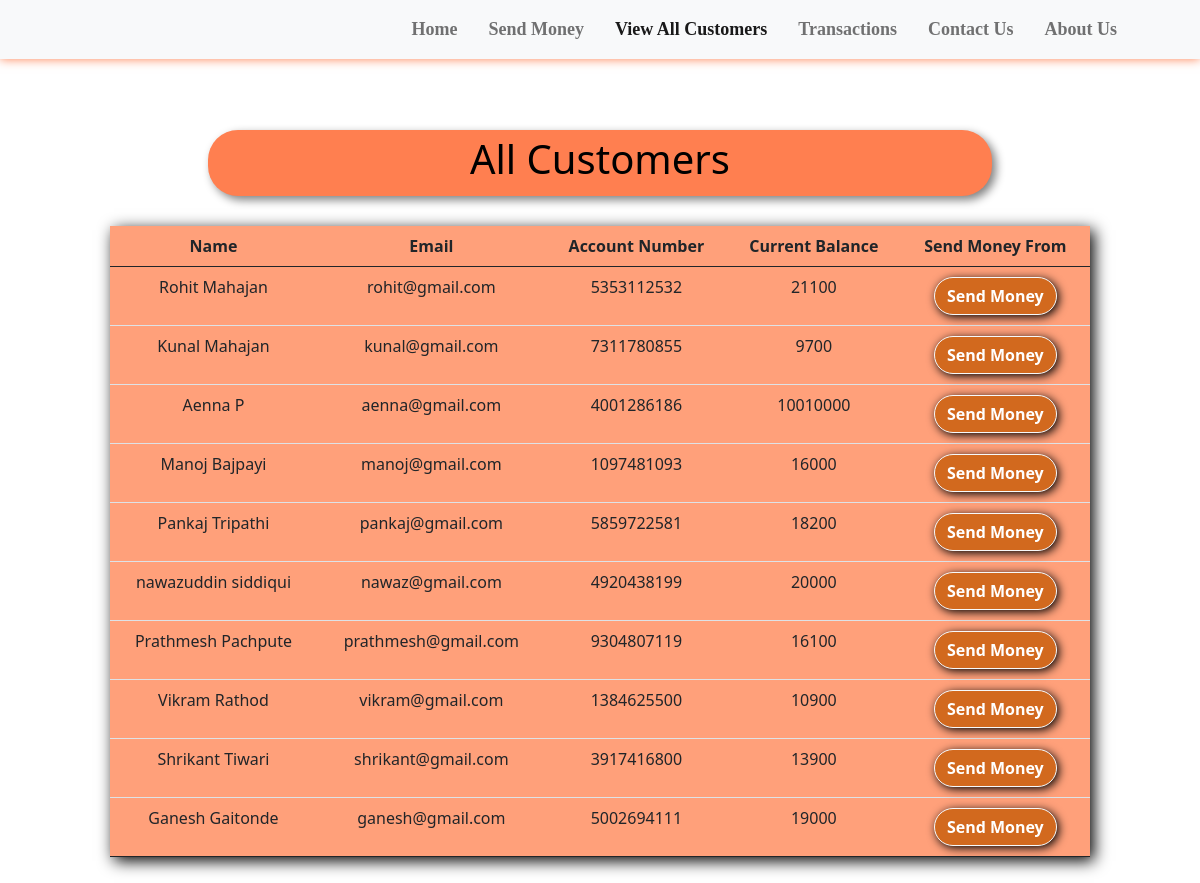
/all_cust.php, run on the app's committed database.
### tables this page shows
CREATE TABLE `users` (
  `sr` int(11) NOT NULL,
  `name` varchar(20) NOT NULL,
  `email` varchar(20) NOT NULL,
  `accno` varchar(10) NOT NULL,
  `blc` bigint(20) NOT NULL
);

### all_cust.php (the view, shortened to what this page needs)
<!doctype html>
<html lang="en">
<head>
    <link href="https://cdn.jsdelivr.net/npm/bootstrap@5.0.2/dist/css/bootstrap.min.css" rel="stylesheet"
>
    <link rel="stylesheet" href="https://cdnjs.cloudflare.com/ajax/libs/font-awesome/5.15.3/css/all.min.css"
 />
</head>
<body style="background-color:#FFFFFF;">
    <?php include 'spin.php'; ?>
    <nav class="navbar navbar-expand-lg navbar-light bg-light fixed fixed-top"
        style="font-family:candara; font-size:18px; box-shadow: 0px 0px 10px 0px coral;">
        <div class="container-fluid">
            <a href="index.php"><img src="statics\Sparks-logo.png" alt=""
                    style="height: 80px; margin-left:25px; margin-top:10px;"></a>
        </div>
        <div class="collapse navbar-collapse" id="navbarSupportedContent">
            <b>
                <ul class="navbar-nav ">
                    <li class="nav-item nav-links" style="margin-left:15px;">
                        <a class="nav-link text-nowrap" aria-current="page" href="index.php">Home</a>
                    </li>
                    <li class="nav-item" style="margin-left:15px; ">
                        <a class="nav-link text-nowrap" href="send_money.php">Send Money</a>
                    </li>
                    <li class="nav-item" style="margin-left:15px;">
                        <a class="nav-link text-nowrap active" href="all_cust.php">View All Customers</a>
                    </li>
                    <li class="nav-item" style="margin-left:15px;">
                        <a class="nav-link text-nowrap" href="transactions.php">Transactions</a>
                    </li>
                    <li class="nav-item" style="margin-left:15px;">
                        <a class="nav-link text-nowrap" href="contact_us.php">Contact Us</a>
                    </li>
                    <li class="nav-item" style="margin-left:15px; margin-right:75px;">
                        <a class="nav-link text-nowrap" href="about_us.php">About Us</a>
                    </li>
                </ul>
            </b>
        </div>
    </nav>
    <center>
        <div class="container" style="margin-top: 10%; padding:10px 80px 10px 80px; ">
            <div
                style="width:80%; background-color: coral; padding:5px 5px 5px 5px; border-radius:30px; box-shadow: 4px 4px 10px gray;">
                <h1 style=" color:black;">All Customers</h1>
            </div>
            <?php
            $conn = mysqli_connect($servername, $username, $password, $database);
            if (!$conn) {
                die("Connection not established: " . mysqli_connect_error());
            } else {
                $sql = "SELECT * FROM `users`";
                $result = mysqli_query($conn, $sql);
                ?>
                <table class="table"
                    style="margin-top: 30px; background-color: lightsalmon; box-shadow: 4px 4px 15px black;">
                    <thead>
                        <tr>
                            <th scope="col">Name</th>
                            <th scope="col">Email</th>
                            <th scope="col">Account Number</th>
                            <th scope="col">Current Balance</th>
                            <th scope="col">Send Money From</th>
                        </tr>
                    </thead>
                    <?php
                    echo "<tbody>";
                    while ($row = mysqli_fetch_assoc($result)) {
                        echo '
            <tr>
              <td>' . $row['name'] . '</td>
              <td>' . $row['email'] . '</td>
              <td>' . $row['accno'] . '</td>
              <td>' . $row['blc'] . '</td>
              <td style="padding:10px 10px 10px 10px">
              <a href="send_money.php?reads=' . $row['accno'] . '"
              <button type="button" class="btn mybtn btn-outline-light">Send Money</button>
              </a>
              </td>
            </tr>';
                    }
            }
            echo "</tbody>";
            ?>
        </div>
    </center>
</body>
</html>

### spin.php (shortened to what this page needs)
<html>
<head>
<link rel="stylesheet" href="https://cdnjs.cloudflare.com/ajax/libs/font-awesome/5.15.3/css/all.min.css" />
</head>
<body>
    </body>
</html>

### all_cust.php (style rules this page uses)
th, td { text-align: center; }
.mybtn { box-shadow: 2px 2px 10px black; border-radius: 30px; font-weight: bold; background-color: chocolate; color: white; }

### data on the page
users: name "Rohit Mahajan", email "rohit@gmail.com", accno "5353112532", blc "21100"
users: name "Kunal Mahajan", email "kunal@gmail.com", accno "7311780855", blc "9700"
users: name "Aenna P", email "aenna@gmail.com", accno "4001286186", blc "10010000"
users: name "Manoj Bajpayi", email "manoj@gmail.com", accno "1097481093", blc "16000"
users: name "Pankaj Tripathi", email "pankaj@gmail.com", accno "5859722581", blc "18200"
users: name "nawazuddin siddiqui", email "nawaz@gmail.com", accno "4920438199", blc "20000"
users: name "Prathmesh Pachpute", email "prathmesh@gmail.com", accno "9304807119", blc "16100"
users: name "Vikram Rathod", email "vikram@gmail.com", accno "1384625500", blc "10900"
users: name "Shrikant Tiwari", email "shrikant@gmail.com", accno "3917416800", blc "13900"
users: name "Ganesh Gaitonde", email "ganesh@gmail.com", accno "5002694111", blc "19000"
